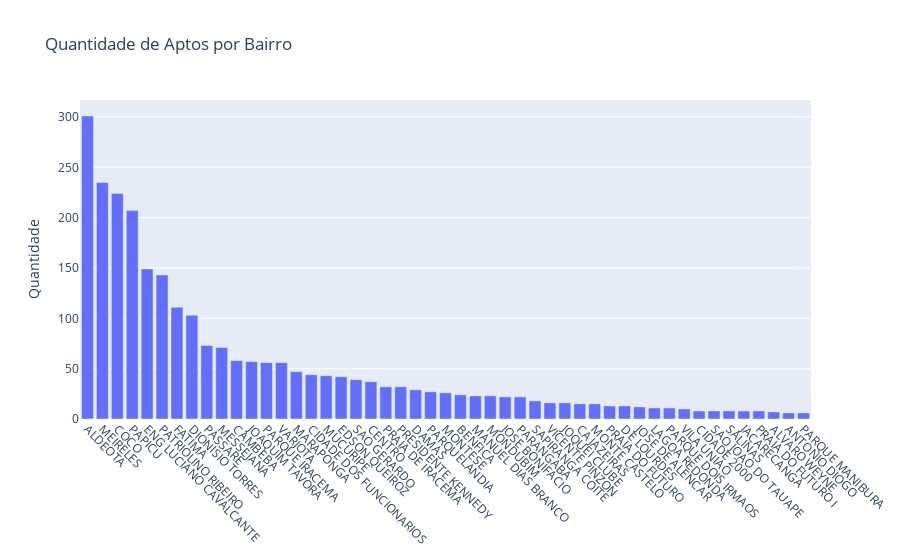

Here is the notebook cell this chart was saved with:
### Code cell
import plotly.offline as py
import plotly.graph_objs as go


x=bairros6.index
y=bairros6.values

print(f'Numero de bairros com mais de {b} anuncios: {len(x)}')

data = [go.Bar(x=x, y=y
            )]

layout = go.Layout(title = 'Quantidade de Aptos por Bairro',
                   #xaxis = {'title': 'Bairro'},
                   yaxis = {'title': 'Quantidade'},
                   height =500,
                   xaxis_tickangle=45
                   )
fig = go.Figure(data=data, layout=layout)
py.iplot(fig, filename='stacked-bar')
c = len(x)

### Figure 1 — Plotly figure (JSON) as saved in the notebook; plotly's stock layout.template omitted (floating-point values rounded to 4 significant figures)
{"data": [{"type": "bar", "x": ["ALDEOTA", "MEIRELES", "COCO", "PAPICU", "ENG LUCIANO CAVALCANTE", "PATRIOLINO RIBEIRO", "FATIMA", "DIONISIO TORRES", "PASSARE", "MESSEJANA", "CAMBEBA", "JOAQUIM TAVORA", "PARQUE IRACEMA", "VARJOTA", "MARAPONGA", "CIDADE DOS FUNCIONARIOS", "MUCURIPE", "EDSON QUEIROZ", "SAO GERARDO", "CENTRO", "PRAIA DE IRACEMA", "PRESIDENTE KENNEDY", "DAMAS", "PARQUELANDIA", "MONTESE", "BENFICA", "MANUEL DIAS BRANCO", "MONDUBIM", "JOSE BONIFACIO", "PARANGABA", "SAPIRANGA COITE", "VICENTE PINZON", "JOQUEI CLUBE", "CAJAZEIRAS", "MONTE CASTELO", "PRAIA DO FUTURO", "DE LOURDES", "JOSE DE ALENCAR", "LAGOA REDONDA", "PARQUE DOIS IRMAOS", "VILA UNIAO", "CIDADE 2000", "SAO JOAO DO TAUAPE", "SALINAS", "JACARECANGA", "PRAIA DO FUTURO I", "ALVARO WEYNE", "ANTONIO DIOGO", "PARQUE MANIBURA"], "y": [301, 235, 224, 207, 149, 143, 111, 103, 73, 71, 58, 57, 56, 56, 47, 44, 43, 42, 39, 37, 32, 32, 29, 27, 26, 24, 23, 23, 22, 22, 18, 16, 16, 15, 15, 13, 13, 12, 11, 11, 10, 8, 8, 8, 8, 8, 7, 6, 6]}], "layout": {"autosize": true, "title": {"text": "Quantidade de Aptos por Bairro"}, "xaxis": {"autorange": true, "range": [-0.5, 48.5], "tickangle": 45, "type": "category"}, "yaxis": {"autorange": true, "range": [0, 316.8], "title": {"text": "Quantidade"}, "type": "linear"}}}
